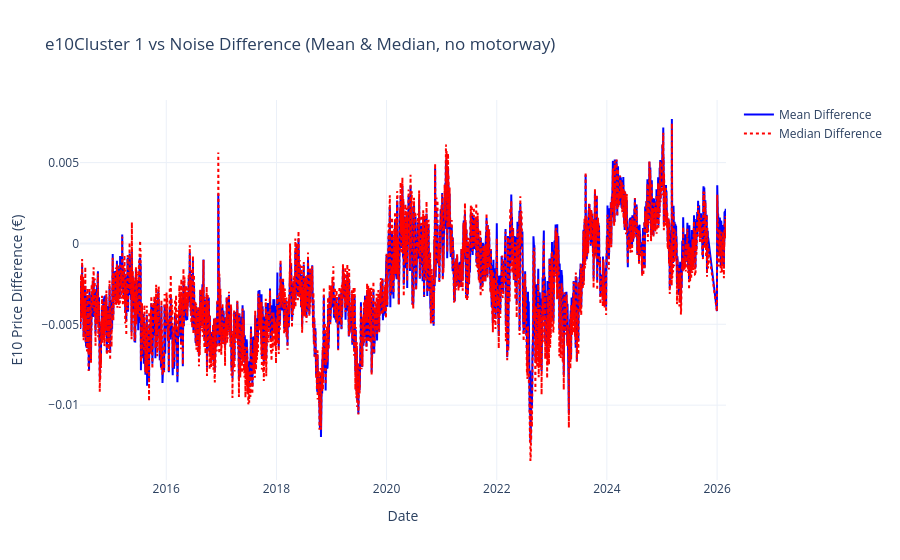
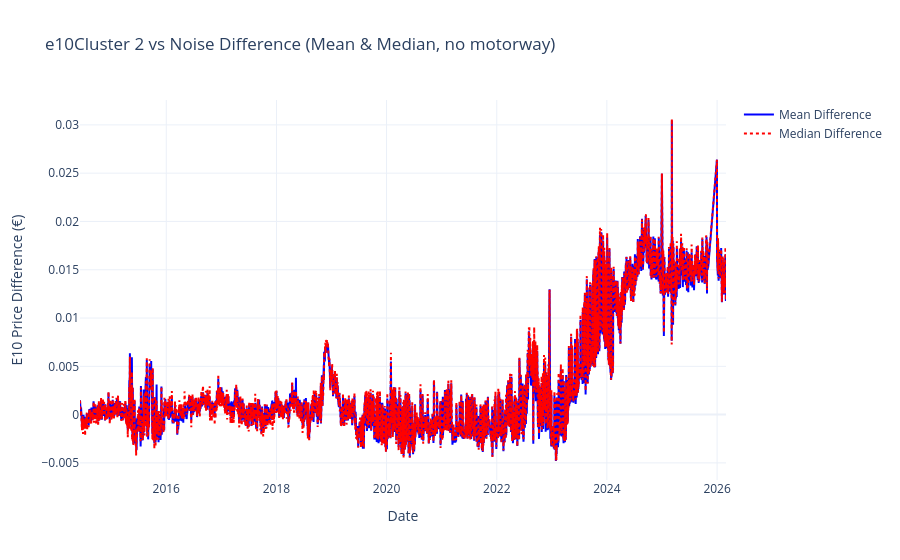

Notebook code for these charts, in order:
### Code cell
parquet_dir = Path(OUTPUT_PRICES) / "station_daily_mean_and_median_by_month"
parquet_files = sorted(glob.glob(str(parquet_dir / "**" / "*.parquet"), recursive=True))

FUEL_TYPE = "e10"

# Plot erstellen
fig_diff = plot_cluster_difference(
    parquet_files,
    OUTPUT_ROOT + f"\\stations_clusters_eps{eps1}_min_samples{min_samples1}.csv",
    fuel = FUEL_TYPE,
    motorway_df=motorway_stations,
    title=FUEL_TYPE + "Cluster 1 vs Noise Difference (Mean & Median, no motorway)"
)
fig_diff.show()

fig_diff = plot_cluster_difference(
    parquet_files,
    OUTPUT_ROOT + f"\\stations_clusters_eps{eps2}_min_samples{min_samples2}.csv",
    fuel = FUEL_TYPE,
    motorway_df=motorway_stations,
    title = FUEL_TYPE + "Cluster 2 vs Noise Difference (Mean & Median, no motorway)"
)
fig_diff.show()

### Figure 1 — Plotly figure (JSON) as saved in the notebook; plotly's stock layout.template omitted (floating-point values rounded to 4 significant figures; data arrays with more than 128 entries replaced by an {"elided": "..."} marker saying what was removed)
{"data": [{"line": {"color": "blue"}, "mode": "lines", "name": "Mean Difference", "type": "scatter", "x": {"elided": "4220 str values"}, "y": {"elided": "4220 float values"}}, {"line": {"color": "red", "dash": "dot"}, "mode": "lines", "name": "Median Difference", "type": "scatter", "x": {"elided": "4220 str values"}, "y": {"elided": "4220 float values"}}], "layout": {"hovermode": "x unified", "title": {"text": "e10Cluster 1 vs Noise Difference (Mean & Median, no motorway)"}, "xaxis": {"title": {"text": "Date"}}, "yaxis": {"title": {"text": "E10 Price Difference (€)"}}}}

### Figure 2 — Plotly figure (JSON) as saved in the notebook; plotly's stock layout.template omitted (floating-point values rounded to 4 significant figures; data arrays with more than 128 entries replaced by an {"elided": "..."} marker saying what was removed)
{"data": [{"line": {"color": "blue"}, "mode": "lines", "name": "Mean Difference", "type": "scatter", "x": {"elided": "4220 str values"}, "y": {"elided": "4220 float values"}}, {"line": {"color": "red", "dash": "dot"}, "mode": "lines", "name": "Median Difference", "type": "scatter", "x": {"elided": "4220 str values"}, "y": {"elided": "4220 float values"}}], "layout": {"hovermode": "x unified", "title": {"text": "e10Cluster 2 vs Noise Difference (Mean & Median, no motorway)"}, "xaxis": {"title": {"text": "Date"}}, "yaxis": {"title": {"text": "E10 Price Difference (€)"}}}}
